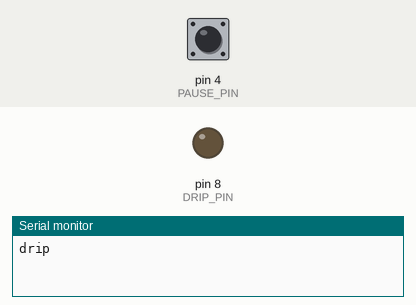
Simulated run of this sketch. Board: Arduino Uno, built with avr-gcc and run on an emulated ATmega328P. Shown: output pins drawn as LEDs (lit = HIGH), the last lines printed to the serial monitor. Dashed ring = blinking. The test bench sets the inputs (shaded band); at power-on: pin 4 (PAUSE_PIN) HIGH.

Above: at 1.2 s.
1.3 s: pin 4 (PAUSE_PIN) pulled LOW for 3.2 s
At 6.7 s:
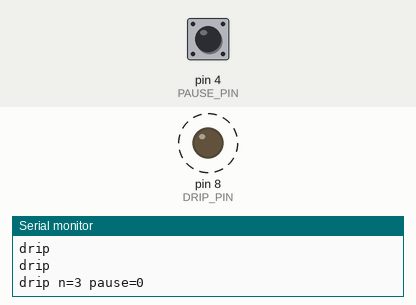
Timing chart, 0 to 13.5 s (numbered marks = the images above; inputs shaded):
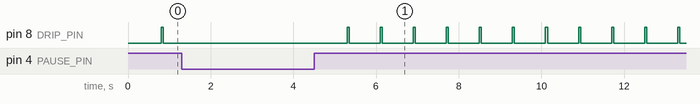

The sketch:

reference.ino
```cpp
// Greenhouse nutrient drip pulse scheduler.
// Pulse driver on D8, pause button on D4 (pull-up).

const int DRIP_PIN = 8;
const int PAUSE_PIN = 4;
const unsigned long PERIOD_MS = 800;
const unsigned long PULSE_MS = 50;
const unsigned long LOG_MS = 1600;

unsigned long nextDue = 0;
unsigned long pulseUntil = 0;
unsigned long lastLog = 0;
unsigned long dripCount = 0;
bool pulsing = false;
bool paused = false;

void dripHigh()
{
    digitalWrite(DRIP_PIN, HIGH);
}

void dripLow()
{
    digitalWrite(DRIP_PIN, LOW);
}

void startPulse(unsigned long now)
{
    pulsing = true;
    pulseUntil = now + PULSE_MS;
    dripHigh();
    dripCount++;
    Serial.println("drip");
}

void endPulse()
{
    pulsing = false;
    dripLow();
}

void printLog()
{
    Serial.print("drip n=");
    Serial.print(dripCount);
    Serial.print(" pause=");
    Serial.println(paused ? 1 : 0);
}

void setup()
{
    pinMode(DRIP_PIN, OUTPUT);
    pinMode(PAUSE_PIN, INPUT_PULLUP);
    dripLow();
    Serial.begin(9600);
    nextDue = millis() + PERIOD_MS;
    lastLog = millis();
}

void loop()
{
    unsigned long now = millis();
    paused = (digitalRead(PAUSE_PIN) == LOW);

    if (pulsing && (long)(now - pulseUntil) >= 0)
    {
        endPulse();
    }

    if (!paused && !pulsing && (long)(now - nextDue) >= 0)
    {
        nextDue = now + PERIOD_MS;
        startPulse(now);
    }

    if (paused)
    {
        nextDue = now + PERIOD_MS;
    }

    if (now - lastLog >= LOG_MS)
    {
        lastLog = now;
        printLog();
    }
}
```
